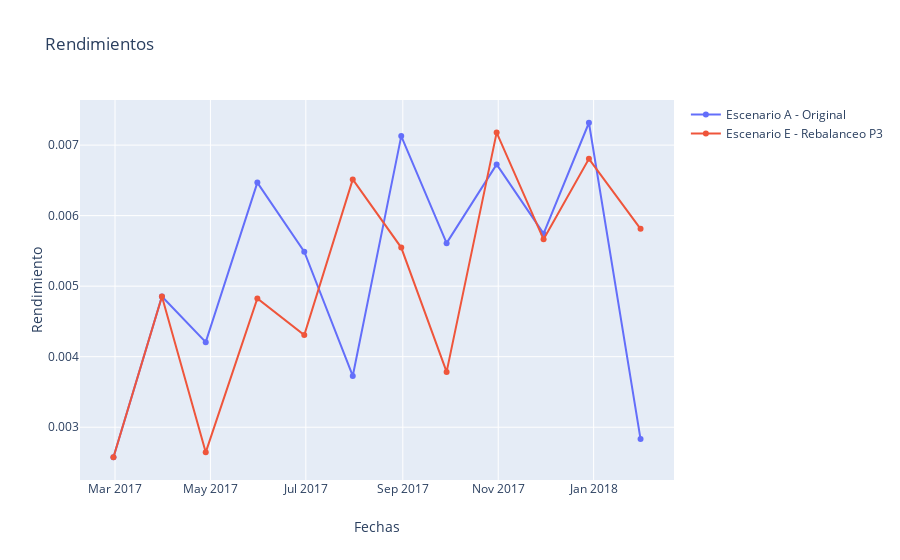

Notebook code for this chart:
### Code cell
x = fechas
data1 = go.Scatter(x=x,y= Rends_mensual, mode= 'lines+markers', name= 'Escenario A - Original')
data5 = go.Scatter(x=x,y= Rends_mensual4, mode= 'lines+markers', name= 'Escenario E - Rebalanceo P3')


data= [data1,data5]
layout = go.Layout(title='Rendimientos', xaxis=dict(title='Fechas'),yaxis=dict(title='Rendimiento'))
fig = go.Figure(data=data,layout=layout)
iplot(fig, filename = 'Hist')

### Figure 1 — Plotly figure (JSON) as saved in the notebook; plotly's stock layout.template omitted (floating-point values rounded to 4 significant figures)
{"data": [{"mode": "lines+markers", "name": "Escenario A - Original", "type": "scatter", "x": ["2017-02-28", "2017-03-31", "2017-04-28", "2017-05-31", "2017-06-30", "2017-07-31", "2017-08-31", "2017-09-29", "2017-10-31", "2017-11-30", "2017-12-29", "2018-01-31", "2018-02-28"], "y": [0.002574, 0.004854, 0.004206, 0.006468, 0.005489, 0.003727, 0.007127, 0.00561, 0.006726, 0.005745, 0.007317, 0.002832]}, {"mode": "lines+markers", "name": "Escenario E - Rebalanceo P3", "type": "scatter", "x": ["2017-02-28", "2017-03-31", "2017-04-28", "2017-05-31", "2017-06-30", "2017-07-31", "2017-08-31", "2017-09-29", "2017-10-31", "2017-11-30", "2017-12-29", "2018-01-31", "2018-02-28"], "y": [0.002574, 0.004854, 0.002644, 0.004825, 0.004307, 0.006514, 0.005547, 0.003784, 0.007177, 0.005664, 0.006806, 0.005813]}], "layout": {"title": {"text": "Rendimientos"}, "xaxis": {"title": {"text": "Fechas"}}, "yaxis": {"title": {"text": "Rendimiento"}}}}
